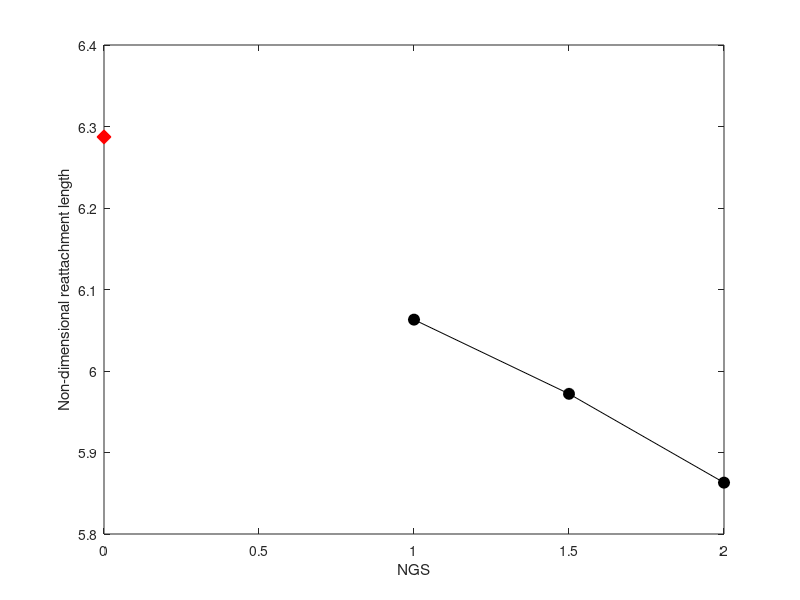

MATLAB code to generate this figure:
clear all;
close all;
clc;

%% grid convergence data

% domain area
A = 76;
% number of cells
N = [inf, 18000, 8000, 4500];
% reattachment length
L = [0, 6.063, 5.972, 5.863];
% order of convergence
p = 1.53;

%% Grid convergence analysis
% average edge size and refinement ratios
h = sqrt(A./N);
r32 = h(4)/h(3);
r21 = h(3)/h(2);

% order of accuracy estimation
tol_wanted = 1e-10;
tol = 1;
q_old=1;
cter = 1;

while tol>tol_wanted
    p_est = 1/log(r21) * log( (L(4)-L(3))/(L(3)-L(2)) ) + q_old;
    q_new = log(...
        ( r21^p_est - sign( (L(4)-L(3))/(L(3)-L(2))  ) ) /...
        ( r32^p_est - sign( (L(4)-L(3))/(L(3)-L(2))  ) ) );
    tol = abs(q_new-q_old);
    q_old = q_new;
    disp([cter,p_est,q_new]);
    cter = cter+1;
end
p=p_est;

% Richardson extrapolation
L(1) = (r21^p*L(2)-L(3)) / (r21^p-1);

% relative change
eps21 = abs( (L(3)-L(2))/L(2) );
eps32 = abs( (L(4)-L(3))/L(3) );

% GCIs
GCI21 = 1.25 * eps21 / (r21^p-1);
GCI32 = 1.25 * eps32 / (r32^p-1);

% asymptotic range
AR = r21^p * GCI21/GCI32;

%% visualisation
figure(1)
plot(h(2:end)/h(2),L(2:end),'-ko','MarkerSize',8,'MarkerFaceColor','k')
hold on
plot(h(1)/h(2),L(1),'rd','MarkerSize',10,'MarkerFaceColor','r')
xlabel('NGS')
ylabel('Non-dimensional reattachment length')